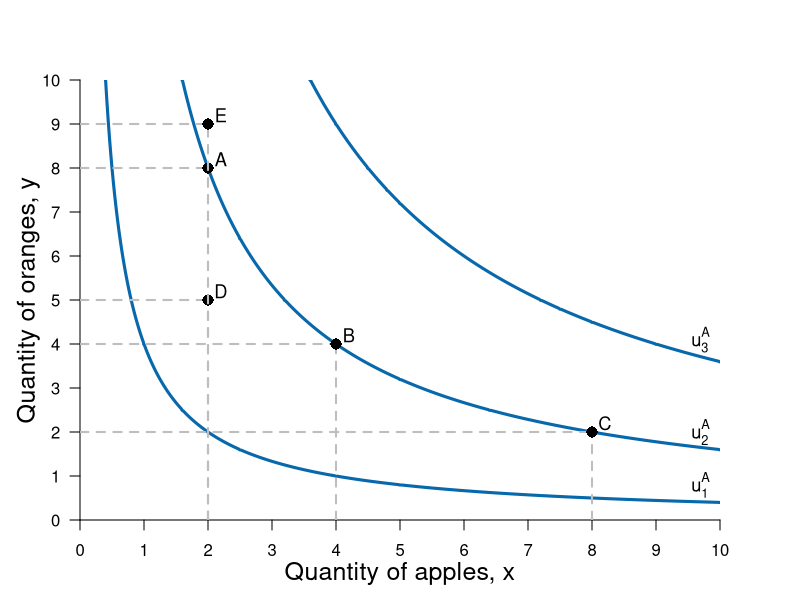

Write the R code that produced this figure.
#Graph Designer: Simon Halliday
#Authors: Bowles, Foley and Halliday
#Title: Coordination, Conflict and Competition: A Text in Microeconomics

library(shape)
pdf(file = "constrained_optimization/indiff_map.pdf", width = 8, height = 6)

#Set parameters for graphics
axislabelsize <- 1.5
labelsize <- 1.1
graphlinewidth <- 3
segmentlinewidth <- 2

COL <- c("#7fc97f", "#beaed4", "#fdc086", "#ffff99", "#386cb0", "#f0027f", "#bf5b17", "#666666")
COLA <- c("#e0f3db", "#99d8c9","#66c2a4","#41ae76", "#238b45", "#005824")
COLB <- c("#4eb3d3", "#2b8cbe", "#0868ac","#084081")

#This is a change

#Edited the margins to cater for the larger LHS labels
par(mar =  c(4, 4, 4, 4))

#Change this to make it log of l 

# ppf <- function(l, k = 0.5) {
#   k * (1/l)
# }

ppf <- function(x, k = 0.1, maxy = 8, alpha = 2) {
  maxy - k*x^alpha 
}

uFn <- function(x, y, alpha = 0.5){
  (x^alpha)*(y^(1-alpha))
}

xlims <- c(0, 10)
ylims <- c(0, 10)

npts <- 501 
x <- seq(xlims[1], xlims[2], length.out = npts)
y <- seq(ylims[1], ylims[2], length.out = npts) 
a <- c(2, 4, 6)

plot(0, 0, xlim = xlims, ylim = ylims, type = "n",
     xlab = expression(paste("")),
     ylab = expression(paste("")), 
     xaxt = "n", 
     yaxt = "n", 
     cex.lab = axislabelsize, 
     bty = "n", 
     xaxs="i", 
     yaxs="i"
)


ticksy <- seq(from = 0, to = ylims[2], by = 1)
ylabels <- seq(from = 0, to = ylims[2], by = 1)
ticksx <- seq(from = 0, to = xlims[2], by = 1)
xlabels <- seq(from = 0, to = xlims[2], by = 1)
# ticksy <- c(ylims[1], 5, 8, ylims[2])
# ylabels <- c(NA, expression(paste(y,"*")), expression(paste(bar(y))), NA)
# ticksx <- c(xlims[1], 5, 8.944272, xlims[2])
# xlabels <- c(NA, expression(paste(x,"*")), expression(paste(bar(x))), NA)

axis(1, at = ticksx, pos = 0, labels = xlabels)
axis(2, at = ticksy, pos = 0, labels = ylabels, las = 1)

npts <- 500 
xx1 <- seq(xlims[1], xlims[2], length.out = npts)
xx2 <- seq(0, xlims[2], length.out = npts)
xx3 <- seq(xlims[1], 0, length.out = npts)

#Draw the polygon for shading the feasible set
#xpoly1 <- seq(from = xlims[1], to = xlims[2], length.out = 500)
#ypoly1 <- ppf(xpoly1, k = 0.1, maxy = 8, alpha = 2)
#polygon(x = c(xpoly1, rev(xpoly1[1])), y = c(ypoly1, rev(ypoly1)[1]), col=COLA[1], density=NULL, border = NA)

#Draw the graphs
#lines(xx1, ppf(xx1, k = 0.1, maxy = 8, alpha = 2), col = COLA[5], lwd = graphlinewidth)
#lines(xx2, fishProd(xx2, k = 2), col = COLB[3], lwd = graphlinewidth)
#lines(xx3, feasibleLabor(xx3, time = 10), col = COL[3], lwd = graphlinewidth)
#lines(xx4, manufactureProd(xx4, k = 0.1, alpha = 2), col = COLB[4], lwd = graphlinewidth)

#Label the feasible frontier
# text(3.2, 1, expression("Feasible Frontier"), cex = labelsize)
# text(3.2, 0.5, expression("(production possibilities frontier)"), cex = labelsize)
# Arrows(4.35, 0.95, 8.1, 0.95, col = "black", lty = 1, lwd = 2, arr.type = "triangle", arr.lwd = 0.5)

contour(x, y, 
        outer(x, y, uFn),
        drawlabels = FALSE,
        col = COLB[3],
        lwd = graphlinewidth,
        levels = a, 
        xaxs="i", 
        yaxs="i", 
        add = TRUE)

#Axis labels
mtext(expression(paste("Quantity of apples, ", x)), side = 1, line = 2.5, cex = axislabelsize)
text(-0.8, 5, expression(paste("Quantity of oranges, ", y)), xpd = TRUE, cex = axislabelsize, srt = 90) 

#Annotate points (4,4),(2,8),(8,2) on feasibility frontier
text(4.2, 4.2, expression(paste(B)), cex = labelsize)
segments(0, 4, 4, 4, lty = 2, col = "gray", lwd = segmentlinewidth)
segments(4, 0, 4, 4, lty = 2, col = "gray", lwd = segmentlinewidth)
points(4, 4, pch = 16, col = "black", cex = 1.5)

text(2.2, 8.2, expression(paste(A)), cex = labelsize)
segments(0, 8, 2, 8, lty = 2, col = "gray", lwd = segmentlinewidth)
segments(2, 0, 2, 8, lty = 2, col = "gray", lwd = segmentlinewidth)
points(2, 8, pch = 16, col = "black", cex = 1.5)

text(8.2, 2.2, expression(paste(C)), cex = labelsize)
segments(0, 2, 8, 2, lty = 2, col = "gray", lwd = segmentlinewidth)
segments(8, 0, 8, 2, lty = 2, col = "gray", lwd = segmentlinewidth)
points(8, 2, pch = 16, col = "black", cex = 1.5)

#Annotate points between the indifference curves along x = 2
text(2.2, 5.2, expression(paste(D)), cex = labelsize)
segments(0, 5, 2, 5, lty = 2, col = "gray", lwd = segmentlinewidth)
segments(2, 0, 2, 5, lty = 2, col = "gray", lwd = segmentlinewidth)
points(2, 5, pch = 16, col = "black", cex = 1.5)

text(2.2, 9.2, expression(paste(E)), cex = labelsize)
segments(0, 9, 2, 9, lty = 2, col = "gray", lwd = segmentlinewidth)
segments(2, 0, 2, 9, lty = 2, col = "gray", lwd = segmentlinewidth)
points(2, 9, pch = 16, col = "black", cex = 1.5)


#Add mrs = mrt at i
# text(5.25, 7.25, expression(paste(mrs(x,y) == mrt(x,y))), cex = labelsize)
# Arrows(5.25, 7, 5.25, 5.75, col = "black", lty = 1, lwd = 2, arr.type = "triangle", arr.lwd = 0.5)

#Label the indifference curves
text(9.7, .8, expression(u[1]^A), cex = labelsize)
text(9.7, 2, expression(u[2]^A), cex = labelsize)
text(9.7, 4.1, expression(u[3]^A), cex = labelsize)

dev.off()
